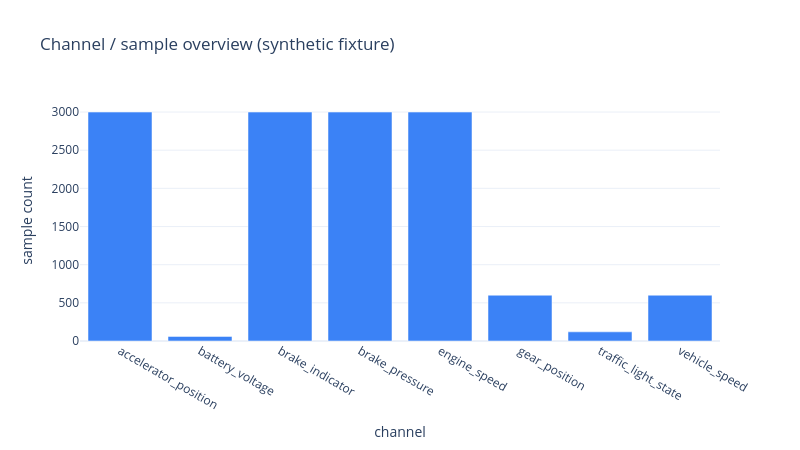

The code cell stored with this chart in its notebook:
### Code cell
import plotly.graph_objects as go

fig_overview = go.Figure(
    go.Bar(x=channel_counts["channel"], y=channel_counts["count"], marker_color="#3B82F6")
)
fig_overview.update_layout(
    title="Channel / sample overview (synthetic fixture)",
    xaxis_title="channel",
    yaxis_title="sample count",
    template="plotly_white",
    width=800, height=450,
)
fig_overview.write_image(os.path.join(ASSETS_DIR, "channel-overview.png"), scale=2)
fig_overview.show()

### Figure 1 — Plotly figure (JSON) as saved in the notebook; plotly's stock layout.template omitted (floating-point values rounded to 4 significant figures)
{"data": [{"marker": {"color": "#3B82F6"}, "type": "bar", "x": ["accelerator_position", "battery_voltage", "brake_indicator", "brake_pressure", "engine_speed", "gear_position", "traffic_light_state", "vehicle_speed"], "y": [3000, 60, 3000, 3000, 3000, 600, 120, 600]}], "layout": {"height": 450, "title": {"text": "Channel / sample overview (synthetic fixture)"}, "width": 800, "xaxis": {"title": {"text": "channel"}}, "yaxis": {"title": {"text": "sample count"}}}}
